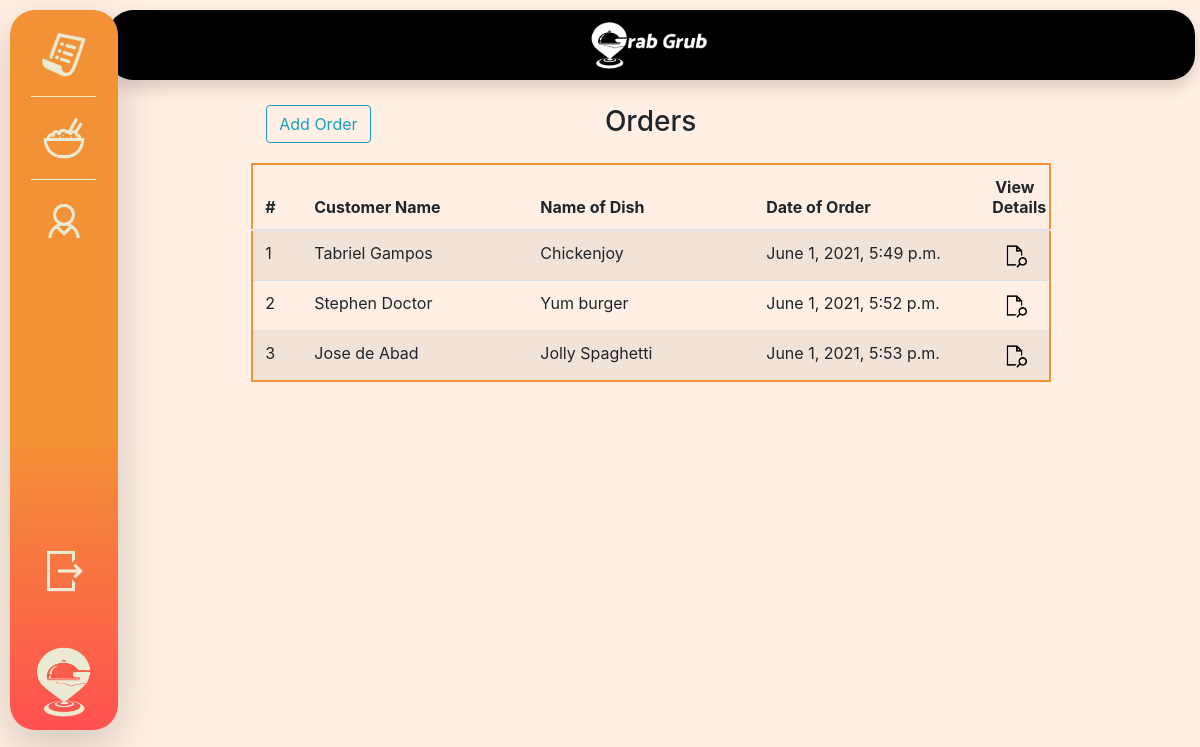
Before: /homepage with the older database file.
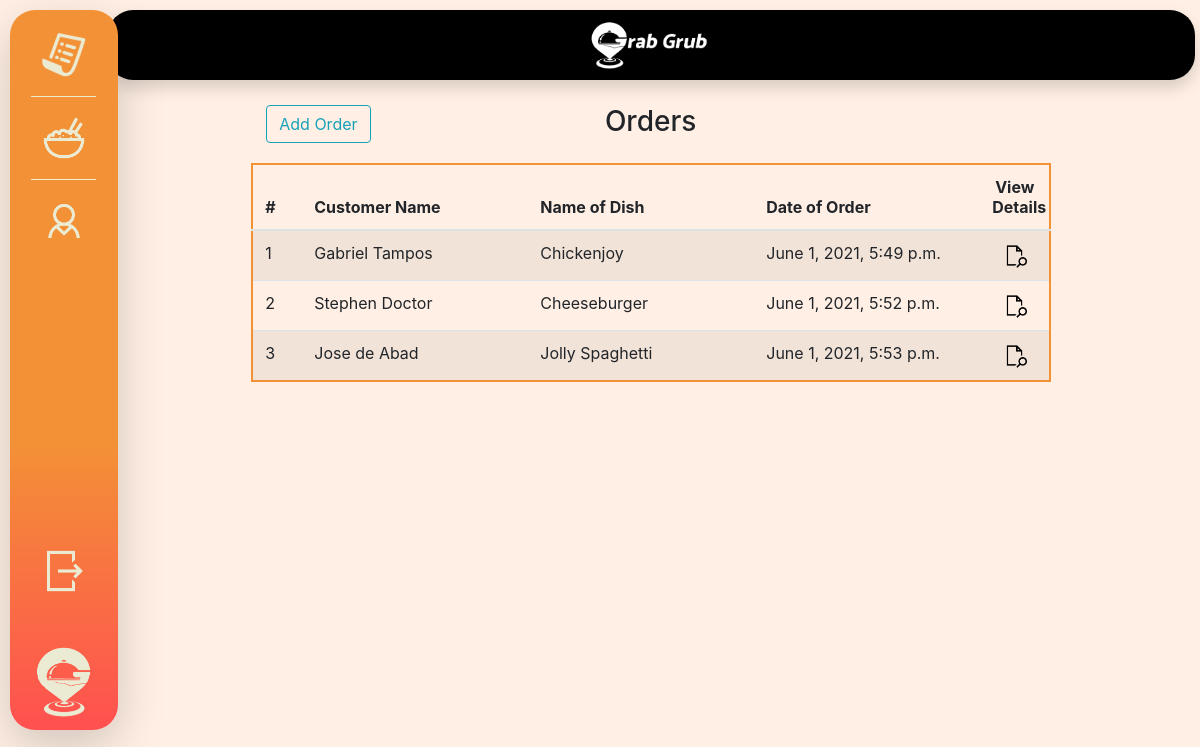
After: the same page with the newer database file.
### Kiosk/models.py (models this page shows, shortened)
class Order(models.Model):
    food = models.ForeignKey(Food, on_delete=models.CASCADE)
    qty = models.FloatField()
    ordered_at = models.DateTimeField(blank=True, null=True)
    cust_order = models.ForeignKey(Customer, on_delete=models.CASCADE)
    payment_mode = models.CharField(max_length=300)
    objects = models.Manager()

class Customer(models.Model):
    name = models.CharField(max_length=300)
    address = models.CharField(max_length=300)
    city = models.CharField(max_length=300)
    objects = models.Manager()

class Food(models.Model):
    name = models.CharField(max_length=300)
    description = models.CharField(max_length=300)
    price = models.FloatField()
    created_at = models.DateTimeField(blank=True, null=True)
    objects = models.Manager()

### Kiosk/views.py (the view)
# urls.py: path('homepage', views.homepage, name="homepage"),
def homepage(request):
    order_objects = Order.objects.all()
    return render(request, "Kiosk/homepage.html", {'orders':order_objects})

### Kiosk/templates/Kiosk/homepage.html (shortened to what this page needs)
{% extends 'Kiosk/base.html' %}
{% load static %}
        {% block content %}
            <div class="row mb-3">
                <div class="col-4">
                    <a href="{% url 'add_order' %}" class="btn btn-outline-info">Add Order</a>
                </div>
                <div class="col-8">
                    <h3 class="ml-5 pl-4">Orders</h3>
                </div>
            </div>
            <div class="row">
                <table class="table table-striped" style="border:rgb(243,145,54) solid 2px; table-layout:fixed; width: 800px;">
                    <thead>
                        <th style="width:50px;">#</th>
                        <th>Customer Name</th>
                        <th>Name of Dish</th>
                        <th>Date of Order</th>
                        <th style="width:70px;" class="text-center">View Details</th>
                    </thead>
                    <tbody>
                        {% for o in orders %}
                        <tr>
                            <td>{{o.pk}}</td>
                            <td>{{o.cust_order.name}}</td>
                            <td>{{o.food.name}}</td>
                            <td>{{o.ordered_at}}</td>
                            <td class="text-center"><a href="{% url 'view_order_details' pk=o.pk %}">
                                <img src="{% static '/images/view_details.png' %}" class="h-25p" alt="">
                            </a></td>
                        </tr>
                        {% endfor %}
                    </tbody>
                </table>
            </div>
        {% endblock %}

Changed rows visible on the page:
changed Order "Chickenjoy": cust_order.name "Tabriel Gampos" → "Gabriel Tampos"
changed through a linked row, Order "Stephen Doctor": food.name "Yum burger" → "Cheeseburger"
